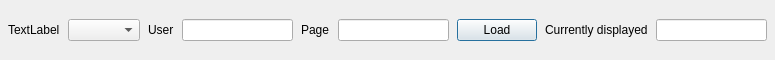
<?xml version="1.0" encoding="UTF-8"?>
<ui version="4.0">
 <class>HuggleTool</class>
 <widget class="QDockWidget" name="HuggleTool">
  <property name="geometry">
   <rect>
    <x>0</x>
    <y>0</y>
    <width>775</width>
    <height>60</height>
   </rect>
  </property>
  <property name="features">
   <set>QDockWidget::DockWidgetFloatable|QDockWidget::DockWidgetMovable</set>
  </property>
  <property name="windowTitle">
   <string>Tools</string>
  </property>
  <widget class="QWidget" name="dockWidgetContents">
   <layout class="QHBoxLayout" name="horizontalLayout">
    <property name="spacing">
     <number>8</number>
    </property>
    <property name="leftMargin">
     <number>8</number>
    </property>
    <property name="topMargin">
     <number>0</number>
    </property>
    <property name="rightMargin">
     <number>8</number>
    </property>
    <property name="bottomMargin">
     <number>0</number>
    </property>
    <item>
     <widget class="QLabel" name="label_4">
      <property name="text">
       <string>TextLabel</string>
      </property>
     </widget>
    </item>
    <item>
     <widget class="QComboBox" name="comboBox"/>
    </item>
    <item>
     <widget class="QLabel" name="label">
      <property name="text">
       <string>User</string>
      </property>
     </widget>
    </item>
    <item>
     <widget class="QLineEdit" name="lineEdit_UserName"/>
    </item>
    <item>
     <widget class="QLabel" name="label_2">
      <property name="text">
       <string>Page</string>
      </property>
     </widget>
    </item>
    <item>
     <widget class="QLineEdit" name="lineEdit_PageName"/>
    </item>
    <item>
     <widget class="QPushButton" name="pushButton">
      <property name="text">
       <string>Load</string>
      </property>
      <property name="autoDefault">
       <bool>false</bool>
      </property>
      <property name="default">
       <bool>true</bool>
      </property>
     </widget>
    </item>
    <item>
     <widget class="QLabel" name="label_3">
      <property name="text">
       <string>Currently displayed</string>
      </property>
     </widget>
    </item>
    <item>
     <widget class="QLineEdit" name="lineEdit">
      <property name="frame">
       <bool>true</bool>
      </property>
      <property name="readOnly">
       <bool>true</bool>
      </property>
     </widget>
    </item>
   </layout>
  </widget>
 </widget>
 <resources/>
 <connections/>
</ui>
